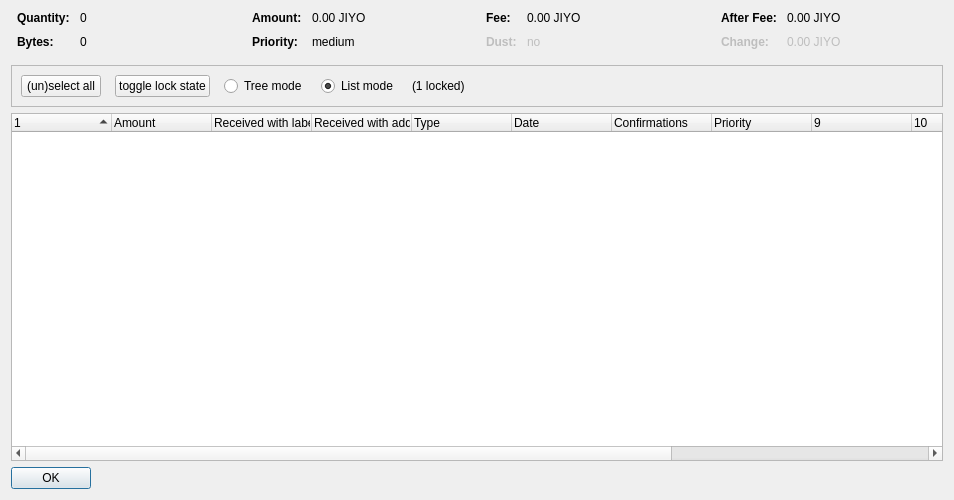
<?xml version="1.0" encoding="UTF-8"?>
<ui version="4.0">
 <class>CoinControlDialog</class>
 <widget class="QDialog" name="CoinControlDialog">
  <property name="geometry">
   <rect>
    <x>0</x>
    <y>0</y>
    <width>954</width>
    <height>500</height>
   </rect>
  </property>
  <property name="windowTitle">
   <string>Coin Selection</string>
  </property>
  <layout class="QVBoxLayout" name="verticalLayout">
   <item>
    <layout class="QHBoxLayout" name="horizontalLayoutTop" stretch="0,0,0,0">
     <property name="topMargin">
      <number>0</number>
     </property>
     <property name="bottomMargin">
      <number>10</number>
     </property>
     <item>
      <layout class="QFormLayout" name="formLayoutCoinControl1">
       <property name="horizontalSpacing">
        <number>10</number>
       </property>
       <property name="verticalSpacing">
        <number>10</number>
       </property>
       <property name="leftMargin">
        <number>6</number>
       </property>
       <property name="rightMargin">
        <number>6</number>
       </property>
       <item row="0" column="0">
        <widget class="QLabel" name="labelCoinControlQuantityText">
         <property name="font">
          <font>
           <weight>75</weight>
           <bold>true</bold>
          </font>
         </property>
         <property name="text">
          <string>Quantity:</string>
         </property>
        </widget>
       </item>
       <item row="0" column="1">
        <widget class="QLabel" name="labelCoinControlQuantity">
         <property name="cursor">
          <cursorShape>IBeamCursor</cursorShape>
         </property>
         <property name="contextMenuPolicy">
          <enum>Qt::ActionsContextMenu</enum>
         </property>
         <property name="text">
          <string notr="true">0</string>
         </property>
         <property name="textInteractionFlags">
          <set>Qt::LinksAccessibleByMouse|Qt::TextSelectableByKeyboard|Qt::TextSelectableByMouse</set>
         </property>
        </widget>
       </item>
       <item row="1" column="0">
        <widget class="QLabel" name="labelCoinControlBytesText">
         <property name="font">
          <font>
           <weight>75</weight>
           <bold>true</bold>
          </font>
         </property>
         <property name="text">
          <string>Bytes:</string>
         </property>
        </widget>
       </item>
       <item row="1" column="1">
        <widget class="QLabel" name="labelCoinControlBytes">
         <property name="cursor">
          <cursorShape>IBeamCursor</cursorShape>
         </property>
         <property name="contextMenuPolicy">
          <enum>Qt::ActionsContextMenu</enum>
         </property>
         <property name="text">
          <string notr="true">0</string>
         </property>
         <property name="textInteractionFlags">
          <set>Qt::LinksAccessibleByMouse|Qt::TextSelectableByKeyboard|Qt::TextSelectableByMouse</set>
         </property>
        </widget>
       </item>
      </layout>
     </item>
     <item>
      <layout class="QFormLayout" name="formLayoutCoinControl2">
       <property name="horizontalSpacing">
        <number>10</number>
       </property>
       <property name="verticalSpacing">
        <number>10</number>
       </property>
       <property name="leftMargin">
        <number>6</number>
       </property>
       <property name="rightMargin">
        <number>6</number>
       </property>
       <item row="0" column="0">
        <widget class="QLabel" name="labelCoinControlAmountText">
         <property name="font">
          <font>
           <weight>75</weight>
           <bold>true</bold>
          </font>
         </property>
         <property name="text">
          <string>Amount:</string>
         </property>
        </widget>
       </item>
       <item row="0" column="1">
        <widget class="QLabel" name="labelCoinControlAmount">
         <property name="cursor">
          <cursorShape>IBeamCursor</cursorShape>
         </property>
         <property name="contextMenuPolicy">
          <enum>Qt::ActionsContextMenu</enum>
         </property>
         <property name="text">
          <string notr="true">0.00 JIYO</string>
         </property>
         <property name="textInteractionFlags">
          <set>Qt::LinksAccessibleByMouse|Qt::TextSelectableByKeyboard|Qt::TextSelectableByMouse</set>
         </property>
        </widget>
       </item>
       <item row="1" column="0">
        <widget class="QLabel" name="labelCoinControlPriorityText">
         <property name="font">
          <font>
           <weight>75</weight>
           <bold>true</bold>
          </font>
         </property>
         <property name="text">
          <string>Priority:</string>
         </property>
        </widget>
       </item>
       <item row="1" column="1">
        <widget class="QLabel" name="labelCoinControlPriority">
         <property name="cursor">
          <cursorShape>IBeamCursor</cursorShape>
         </property>
         <property name="contextMenuPolicy">
          <enum>Qt::ActionsContextMenu</enum>
         </property>
         <property name="text">
          <string>medium</string>
         </property>
         <property name="textInteractionFlags">
          <set>Qt::LinksAccessibleByMouse|Qt::TextSelectableByKeyboard|Qt::TextSelectableByMouse</set>
         </property>
        </widget>
       </item>
      </layout>
     </item>
     <item>
      <layout class="QFormLayout" name="formLayoutCoinControl3">
       <property name="horizontalSpacing">
        <number>10</number>
       </property>
       <property name="verticalSpacing">
        <number>10</number>
       </property>
       <property name="leftMargin">
        <number>6</number>
       </property>
       <property name="rightMargin">
        <number>6</number>
       </property>
       <item row="0" column="0">
        <widget class="QLabel" name="labelCoinControlFeeText">
         <property name="font">
          <font>
           <weight>75</weight>
           <bold>true</bold>
          </font>
         </property>
         <property name="text">
          <string>Fee:</string>
         </property>
        </widget>
       </item>
       <item row="0" column="1">
        <widget class="QLabel" name="labelCoinControlFee">
         <property name="cursor">
          <cursorShape>IBeamCursor</cursorShape>
         </property>
         <property name="contextMenuPolicy">
          <enum>Qt::ActionsContextMenu</enum>
         </property>
         <property name="text">
          <string notr="true">0.00 JIYO</string>
         </property>
         <property name="textInteractionFlags">
          <set>Qt::LinksAccessibleByMouse|Qt::TextSelectableByKeyboard|Qt::TextSelectableByMouse</set>
         </property>
        </widget>
       </item>
       <item row="1" column="0">
        <widget class="QLabel" name="labelCoinControlLowOutputText">
         <property name="enabled">
          <bool>false</bool>
         </property>
         <property name="font">
          <font>
           <weight>75</weight>
           <bold>true</bold>
          </font>
         </property>
         <property name="text">
          <string>Dust:</string>
         </property>
        </widget>
       </item>
       <item row="1" column="1">
        <widget class="QLabel" name="labelCoinControlLowOutput">
         <property name="enabled">
          <bool>false</bool>
         </property>
         <property name="cursor">
          <cursorShape>IBeamCursor</cursorShape>
         </property>
         <property name="contextMenuPolicy">
          <enum>Qt::ActionsContextMenu</enum>
         </property>
         <property name="text">
          <string>no</string>
         </property>
         <property name="textInteractionFlags">
          <set>Qt::LinksAccessibleByMouse|Qt::TextSelectableByKeyboard|Qt::TextSelectableByMouse</set>
         </property>
        </widget>
       </item>
      </layout>
     </item>
     <item>
      <layout class="QFormLayout" name="formLayoutCoinControl4">
       <property name="horizontalSpacing">
        <number>10</number>
       </property>
       <property name="verticalSpacing">
        <number>10</number>
       </property>
       <property name="leftMargin">
        <number>6</number>
       </property>
       <property name="rightMargin">
        <number>6</number>
       </property>
       <item row="0" column="0">
        <widget class="QLabel" name="labelCoinControlAfterFeeText">
         <property name="font">
          <font>
           <weight>75</weight>
           <bold>true</bold>
          </font>
         </property>
         <property name="text">
          <string>After Fee:</string>
         </property>
        </widget>
       </item>
       <item row="0" column="1">
        <widget class="QLabel" name="labelCoinControlAfterFee">
         <property name="cursor">
          <cursorShape>IBeamCursor</cursorShape>
         </property>
         <property name="contextMenuPolicy">
          <enum>Qt::ActionsContextMenu</enum>
         </property>
         <property name="text">
          <string notr="true">0.00 JIYO</string>
         </property>
         <property name="textInteractionFlags">
          <set>Qt::LinksAccessibleByMouse|Qt::TextSelectableByKeyboard|Qt::TextSelectableByMouse</set>
         </property>
        </widget>
       </item>
       <item row="1" column="0">
        <widget class="QLabel" name="labelCoinControlChangeText">
         <property name="enabled">
          <bool>false</bool>
         </property>
         <property name="font">
          <font>
           <weight>75</weight>
           <bold>true</bold>
          </font>
         </property>
         <property name="text">
          <string>Change:</string>
         </property>
        </widget>
       </item>
       <item row="1" column="1">
        <widget class="QLabel" name="labelCoinControlChange">
         <property name="enabled">
          <bool>false</bool>
         </property>
         <property name="cursor">
          <cursorShape>IBeamCursor</cursorShape>
         </property>
         <property name="contextMenuPolicy">
          <enum>Qt::ActionsContextMenu</enum>
         </property>
         <property name="text">
          <string notr="true">0.00 JIYO</string>
         </property>
         <property name="textInteractionFlags">
          <set>Qt::LinksAccessibleByMouse|Qt::TextSelectableByKeyboard|Qt::TextSelectableByMouse</set>
         </property>
        </widget>
       </item>
      </layout>
     </item>
    </layout>
   </item>
   <item>
    <widget class="QFrame" name="frame">
     <property name="minimumSize">
      <size>
       <width>0</width>
       <height>40</height>
      </size>
     </property>
     <property name="frameShape">
      <enum>QFrame::StyledPanel</enum>
     </property>
     <property name="frameShadow">
      <enum>QFrame::Sunken</enum>
     </property>
     <layout class="QHBoxLayout" name="horizontalLayout">
      <item>
       <layout class="QHBoxLayout" name="horizontalLayoutPanel" stretch="0,0,0,0,0,0">
        <property name="spacing">
         <number>14</number>
        </property>
        <item>
         <widget class="QPushButton" name="pushButtonSelectAll">
          <property name="sizePolicy">
           <sizepolicy hsizetype="Maximum" vsizetype="Fixed">
            <horstretch>0</horstretch>
            <verstretch>0</verstretch>
           </sizepolicy>
          </property>
          <property name="text">
           <string>(un)select all</string>
          </property>
          <property name="autoDefault">
           <bool>false</bool>
          </property>
         </widget>
        </item>
        <item>
         <widget class="QPushButton" name="pushButtonToggleLock">
          <property name="sizePolicy">
           <sizepolicy hsizetype="Maximum" vsizetype="Fixed">
            <horstretch>0</horstretch>
            <verstretch>0</verstretch>
           </sizepolicy>
          </property>
          <property name="text">
           <string>toggle lock state</string>
          </property>
          <property name="autoDefault">
           <bool>false</bool>
          </property>
         </widget>
        </item>
        <item>
         <widget class="QRadioButton" name="radioTreeMode">
          <property name="sizePolicy">
           <sizepolicy hsizetype="Maximum" vsizetype="Fixed">
            <horstretch>0</horstretch>
            <verstretch>0</verstretch>
           </sizepolicy>
          </property>
          <property name="text">
           <string>Tree mode</string>
          </property>
         </widget>
        </item>
        <item>
         <widget class="QRadioButton" name="radioListMode">
          <property name="sizePolicy">
           <sizepolicy hsizetype="Maximum" vsizetype="Fixed">
            <horstretch>0</horstretch>
            <verstretch>0</verstretch>
           </sizepolicy>
          </property>
          <property name="text">
           <string>List mode</string>
          </property>
          <property name="checked">
           <bool>true</bool>
          </property>
         </widget>
        </item>
        <item>
         <widget class="QLabel" name="labelLocked">
          <property name="text">
           <string>(1 locked)</string>
          </property>
         </widget>
        </item>
        <item>
         <spacer name="horizontalSpacer">
          <property name="orientation">
           <enum>Qt::Horizontal</enum>
          </property>
          <property name="sizeHint" stdset="0">
           <size>
            <width>40</width>
            <height>20</height>
           </size>
          </property>
         </spacer>
        </item>
       </layout>
      </item>
     </layout>
    </widget>
   </item>
   <item>
    <widget class="CoinControlTreeWidget" name="treeWidget">
     <property name="contextMenuPolicy">
      <enum>Qt::CustomContextMenu</enum>
     </property>
     <property name="sortingEnabled">
      <bool>false</bool>
     </property>
     <property name="columnCount">
      <number>13</number>
     </property>
     <attribute name="headerShowSortIndicator" stdset="0">
      <bool>true</bool>
     </attribute>
     <attribute name="headerStretchLastSection">
      <bool>false</bool>
     </attribute>
     <column>
      <property name="text">
       <string/>
      </property>
     </column>
     <column>
      <property name="text">
       <string>Amount</string>
      </property>
     </column>
     <column>
      <property name="text">
       <string>Received with label</string>
      </property>
     </column>
     <column>
      <property name="text">
       <string>Received with address</string>
      </property>
     </column>
     <column>
      <property name="text">
       <string>Type</string>
      </property>
     </column>
     <column>
      <property name="text">
       <string>Date</string>
      </property>
     </column>
     <column>
      <property name="text">
       <string>Confirmations</string>
      </property>
      <property name="toolTip">
       <string>Confirmed</string>
      </property>
     </column>
     <column>
      <property name="text">
       <string>Priority</string>
      </property>
     </column>
     <column>
      <property name="text">
       <string/>
      </property>
     </column>
     <column>
      <property name="text">
       <string/>
      </property>
     </column>
     <column>
      <property name="text">
       <string/>
      </property>
     </column>
     <column>
      <property name="text">
       <string/>
      </property>
     </column>
     <column>
      <property name="text">
       <string/>
      </property>
     </column>
    </widget>
   </item>
   <item>
    <widget class="QDialogButtonBox" name="buttonBox">
     <property name="sizePolicy">
      <sizepolicy hsizetype="Maximum" vsizetype="Fixed">
       <horstretch>0</horstretch>
       <verstretch>0</verstretch>
      </sizepolicy>
     </property>
     <property name="orientation">
      <enum>Qt::Horizontal</enum>
     </property>
     <property name="standardButtons">
      <set>QDialogButtonBox::Ok</set>
     </property>
    </widget>
   </item>
  </layout>
 </widget>
 <customwidgets>
  <customwidget>
   <class>CoinControlTreeWidget</class>
   <extends>QTreeWidget</extends>
   <header>coincontroltreewidget.h</header>
  </customwidget>
 </customwidgets>
 <resources/>
 <connections/>
</ui>
